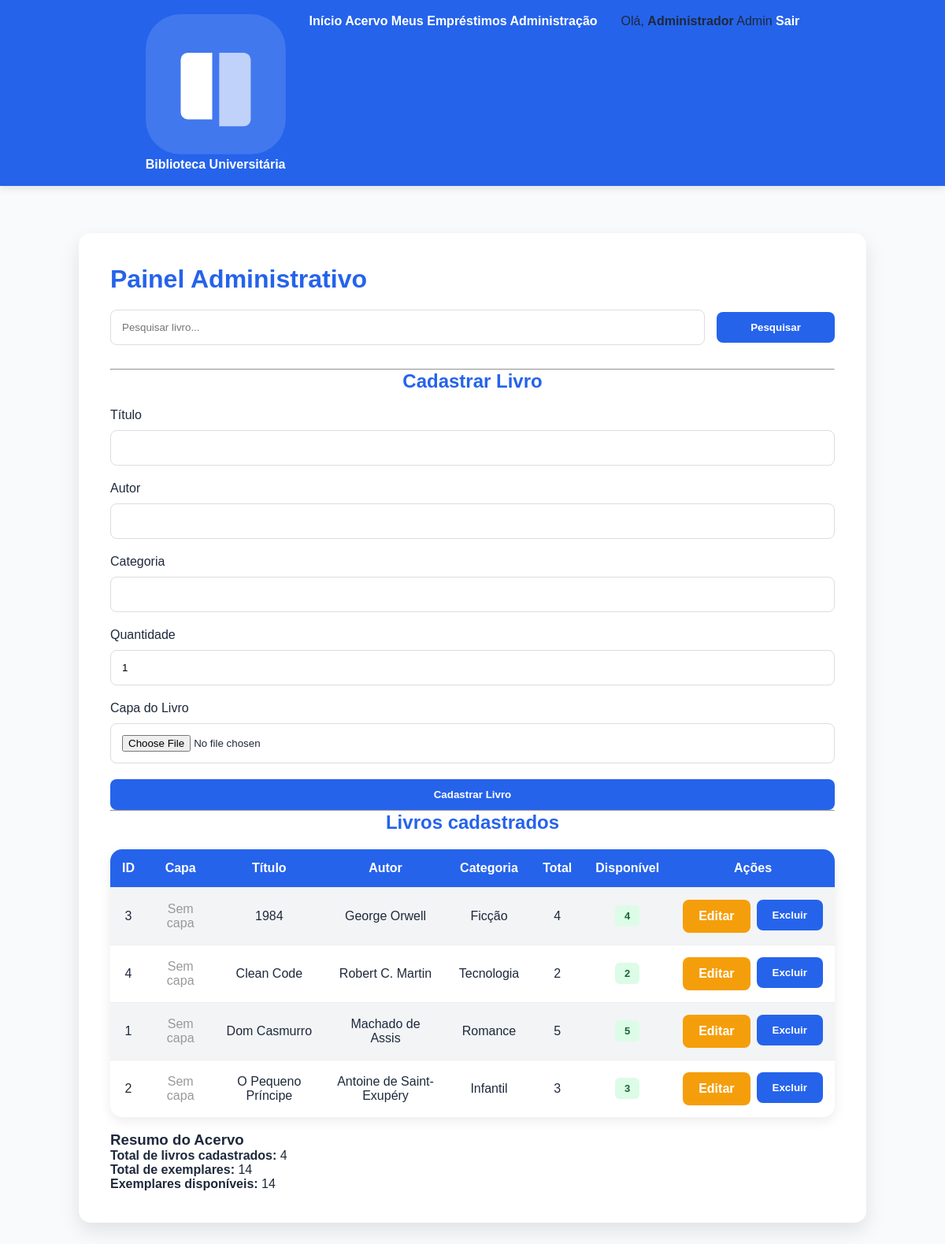
The page /admin.php (signed in) on the database its author committed.
### tables this page shows
CREATE TABLE usuarios (
    id INT AUTO_INCREMENT PRIMARY KEY,
    nome VARCHAR(100) NOT NULL,
    matricula VARCHAR(30) NOT NULL UNIQUE,
    email VARCHAR(100),
    senha VARCHAR(255) NOT NULL,
    tipo ENUM('usuario','admin') DEFAULT 'usuario',
    criado_em TIMESTAMP DEFAULT CURRENT_TIMESTAMP
);

CREATE TABLE livros (
    id INT AUTO_INCREMENT PRIMARY KEY,
    titulo VARCHAR(150) NOT NULL,
    autor VARCHAR(100) NOT NULL,
    categoria VARCHAR(80),
    quantidade INT DEFAULT 1,
    disponivel INT DEFAULT 1,
    capa VARCHAR(255) NULL,  
    criado_em TIMESTAMP DEFAULT CURRENT_TIMESTAMP
);

### auth.php (called while the page is built, shortened)
<?php
require_once "conexao.php";
function usuarioLogado()
{
    return isset($_SESSION["usuario_id"]);
}
function usuarioAtual()
{
    global $pdo;
    $sql = $pdo->prepare("
        SELECT *
        FROM usuarios
        WHERE id = ?
    ");
    $sql->execute([$_SESSION["usuario_id"]]);
    return $sql->fetch();
}
function ehAdmin()
{
    $usuario = usuarioAtual();
    return $usuario && $usuario["tipo"] === "admin";
}
?>

### admin.php (the view, shortened to what this page needs)
<?php
require_once "auth.php";
$editando = false;
$livroEditar = null;
$pesquisa = "";
if ($pesquisa != "") {
    $like = "%".$pesquisa."%";
    $sql = $pdo->prepare("
        SELECT *
        FROM livros
        WHERE
            titulo LIKE ?
            OR autor LIKE ?
            OR categoria LIKE ?
        ORDER BY titulo
    ");
    $sql->execute([
        $like,
        $like,
        $like
    ]);
    $livros = $sql->fetchAll();
} else {
    $livros = $pdo->query("
        SELECT *
        FROM livros
        ORDER BY titulo
    ")->fetchAll();
}
include "includes/menu.php";
?>
<div class="container">
<h1>Painel Administrativo</h1>
<form method="GET" class="search-bar">
<input
type="text"
name="pesquisa"
placeholder="Pesquisar livro..."
value="<?= htmlspecialchars($pesquisa) ?>">
<button
type="submit"
class="btn btn-primary">
Pesquisar
</button>
</form>
<hr>
<h2>
<?= $editando ? "Editar Livro" : "Cadastrar Livro" ?>
</h2>
<form
method="POST"
enctype="multipart/form-data">
<label>Título</label>
<input
type="text"
name="titulo"
required
value="<?= $editando ? htmlspecialchars($livroEditar["titulo"]) : "" ?>">
<label>Autor</label>
<input
type="text"
name="autor"
required
value="<?= $editando ? htmlspecialchars($livroEditar["autor"]) : "" ?>">
<label>Categoria</label>
<input
type="text"
name="categoria"
required
value="<?= $editando ? htmlspecialchars($livroEditar["categoria"]) : "" ?>">
<label>Quantidade</label>
<input
type="number"
name="quantidade"
min="1"
required
value="<?= $editando ? $livroEditar["quantidade"] : 1 ?>">
<label>Capa do Livro</label>
<input
type="file"
name="capa"
accept=".jpg,.jpeg,.png,.webp,image/*">
<button
type="submit"
name="salvar"
class="btn btn-success">
<?= $editando ? "Atualizar Livro" : "Cadastrar Livro" ?>
</button>
</form>
<hr>
<h2>Livros cadastrados</h2>
<table>
<tr>
<th>ID</th>
<th>Capa</th>
<th>Título</th>
<th>Autor</th>
<th>Categoria</th>
<th>Total</th>
<th>Disponível</th>
<th>Ações</th>
</tr>
<?php foreach ($livros as $livro): ?>
<tr>
<td><?= $livro["id"] ?></td>
<td>
<?php if(!empty($livro["capa"])): ?>
<img
src="uploads/capas/<?= htmlspecialchars($livro["capa"]) ?>"
style="
width:60px;
height:90px;
object-fit:cover;
border-radius:6px;
border:1px solid #ddd;
">
<?php else: ?>
<span style="color:#999;">
Sem capa
</span>
<?php endif; ?>
</td>
<td>
<?= htmlspecialchars($livro["titulo"]) ?>
</td>
<td>
<?= htmlspecialchars($livro["autor"]) ?>
</td>
<td>
<?= htmlspecialchars($livro["categoria"]) ?>
</td>
<td>
<?= $livro["quantidade"] ?>
</td>
<td>
<?php if($livro["disponivel"] > 0): ?>
<span class="tag tag-success">
<?= $livro["disponivel"] ?>
</span>
<?php else: ?>
<span class="tag tag-danger">
Indisponível
</span>
<?php endif; ?>
</td>
<td>
<div style="display:flex;gap:8px;">
<a
class="btn btn-warning"
href="admin.php?editar=<?= $livro["id"] ?>">
Editar
</a>
<form
method="POST"
onsubmit="return confirm('Deseja realmente excluir este livro?');">
<button
type="submit"
name="excluir"
class="btn btn-danger">
Excluir
</button>
</form>
</div>
</td>
</tr>
<?php endforeach; ?>
</table>
<br>
<div class="card">
<h3>Resumo do Acervo</h3>
<p>
<strong>Total de livros cadastrados:</strong>
<?= count($livros) ?>
</p>
<p>
<strong>Total de exemplares:</strong>
<?php
$total = 0;
foreach($livros as $l){
    $total += $l["quantidade"];
}
echo $total;
?>
</p>
<p>
<strong>Exemplares disponíveis:</strong>
<?php
$disponiveis = 0;
foreach($livros as $l){
    $disponiveis += $l["disponivel"];
}
echo $disponiveis;
?>
</p>
</div>
</div>
</body>
</html>

### includes/menu.php (shortened to what this page needs)
<?php
require_once __DIR__ . '/../auth.php';
$base = (strpos($_SERVER['PHP_SELF'], '/admin/') !== false) ? '../' : '';
$usuario = usuarioAtual();
?>
<!DOCTYPE html>
<html lang="pt-BR">
<head>
<link rel="stylesheet" href="<?= $base ?>css/style.css">
</head>
<body>
<nav class="navbar">
    <a href="<?= $base ?>index.php" class="navbar-brand">
        <div class="logo-icon">
            <svg viewBox="0 0 40 40" fill="none">
                <rect width="40" height="40" rx="10" fill="#ffffff22"/>
                <path d="M10 30V13a2 2 0 012-2h7v19H12a2 2 0 01-2-2z" fill="#fff"/>
                <path d="M21 11h7a2 2 0 012 2v17a2 2 0 01-2 2h-7V11z" fill="#ffffffaa"/>
            </svg>
        </div>
        <span class="logo-text">
            Biblioteca
            <span class="logo-sub">Universitária</span>
        </span>
    </a>
    <div class="navbar-links">
        <a href="<?= $base ?>index.php"
           class="nav-link <?= basename($_SERVER['PHP_SELF'])=='index.php' ? 'active':'' ?>">
            Início
        </a>
        <a href="<?= $base ?>acervo.php"
           class="nav-link <?= basename($_SERVER['PHP_SELF'])=='acervo.php' ? 'active':'' ?>">
            Acervo
        </a>
        <?php if(usuarioLogado()): ?>
            <a href="<?= $base ?>emprestimos.php"
               class="nav-link <?= basename($_SERVER['PHP_SELF'])=='emprestimos.php' ? 'active':'' ?>">
                Meus Empréstimos
            </a>
        <?php endif; ?>
        <?php if(ehAdmin()): ?>
            <a href="<?= $base ?>admin.php"
               class="nav-link <?= basename($_SERVER['PHP_SELF'])=='admin.php' ? 'active':'' ?>">
                Administração
            </a>
        <?php endif; ?>
    </div>
    <div class="navbar-user">
        <?php if(usuarioLogado()): ?>
            <span class="user-greeting">
                Olá,
                <strong><?= htmlspecialchars($usuario["nome"]) ?></strong>
            </span>
            <?php if(ehAdmin()): ?>
                <span class="badge-admin">
                    Admin
                </span>
            <?php endif; ?>
            <a href="<?= $base ?>logout.php" class="btn-logout">
                Sair
            </a>
        <?php else: ?>
            <a href="<?= $base ?>login.php" class="btn-entrar">
                Entrar
            </a>
        <?php endif; ?>
    </div>
</nav>

### css/style.css (style rules this page uses)
* { margin: 0; padding: 0; box-sizing: border-box; font-family: 'Poppins', sans-serif; }
body { background: #F8FAFC; color: #1E293B; }
nav { background: #2563EB; padding: 18px; display: flex; justify-content: center; gap: 30px; box-shadow: 0 3px 10px rgba(0,0,0,.1); }
nav a { color: white; text-decoration: none; font-weight: 600; transition: .3s; }
.container { max-width: 1000px; margin: 60px auto; background: white; padding: 40px; border-radius: 15px; box-shadow: 0 10px 25px rgba(0,0,0,.1); }
h1, h2, .page-title { color: #2563EB; margin-bottom: 20px; }
.container h2 { text-align: center; }
input, select { width: 100%; padding: 14px; margin: 10px 0 20px 0; border: 1px solid #ddd; border-radius: 8px; outline: none; }
button, .btn { display: inline-block; padding: 12px 20px; border: none; border-radius: 8px; font-weight: 600; text-decoration: none; cursor: pointer; transition: .3s; text-align: center; }
.btn-primary, button[type="submit"] { background: #2563EB; color: white; width: 100%; }
.btn-success { background: #16a34a; color: white; width: auto; }
.btn-warning { background: #f59e0b; color: white; width: auto; }
.btn-danger { background: #dc2626; color: white; width: auto; }
table { width: 100%; border-collapse: collapse; background: white; border-radius: 15px; overflow: hidden; box-shadow: 0 5px 15px rgba(0,0,0,.08); }
th { background: #2563EB; color: white; }
th, td { padding: 15px; text-align: center; border-bottom: 1px solid #eee; }
tr:last-child td { border-bottom: none; }
tr:nth-child(even) { background: #f3f4f6; }
.tag { padding: 6px 12px; border-radius: 6px; font-size: 13px; font-weight: bold; display: inline-block; }
.tag-success { background: #dcfce7; color: #166534; }
.search-bar { display:flex; gap:15px; align-items:center; margin-bottom:30px; }
.search-bar input { flex:1; margin:0; }
.search-bar button { width:auto; min-width:150px; }

### rows shown on the page
usuarios: nome "Administrador"
livros: id "3", shows "Sem capa", titulo "1984", autor "George Orwell", categoria "Ficção", quantidade "4", disponivel "4"
livros: id "4", shows "Sem capa", titulo "Clean Code", autor "Robert C. Martin", categoria "Tecnologia", quantidade "2", disponivel "2"
livros: id "1", shows "Sem capa", titulo "Dom Casmurro", autor "Machado de Assis", categoria "Romance", quantidade "5", disponivel "5"
livros: id "2", shows "Sem capa", titulo "O Pequeno Príncipe", autor "Antoine de Saint-Exupéry", categoria "Infantil", quantidade "3", disponivel "3"

### other values the page prints
count($livros) "4"
$total "14"
$disponiveis "14"
